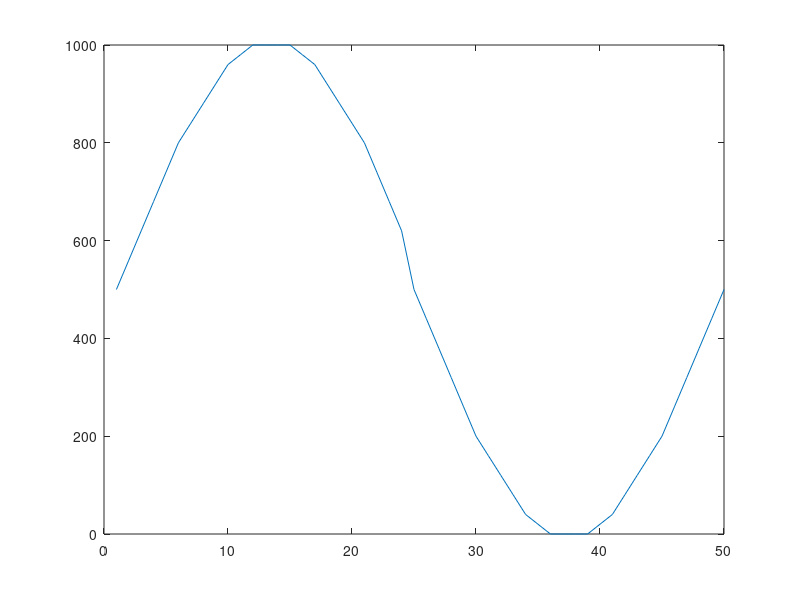

Here is the MATLAB script that generated this plot:
sinetable=[25,28,31,34,37,40,42,44,46,48,49,50,50,50,...
    50,49,48,46,44,42,40,37,34,31,25,22,19,16,13,10,...
    8,6,4,2,1,0,0,0,0,1,2,4,6,8,10,13,16,19,22,25];

OCR1A=1000;
OCR1B=0;

x_axis=linspace(1,50,50);

for i=1:50
    OCR1B(i)=(OCR1A*sinetable(i))/50;
	i=i+1;	
	if(i>50)
	{
		i==1;
	}
    end
end

st=size(sinetable);

plot(x_axis,OCR1B)